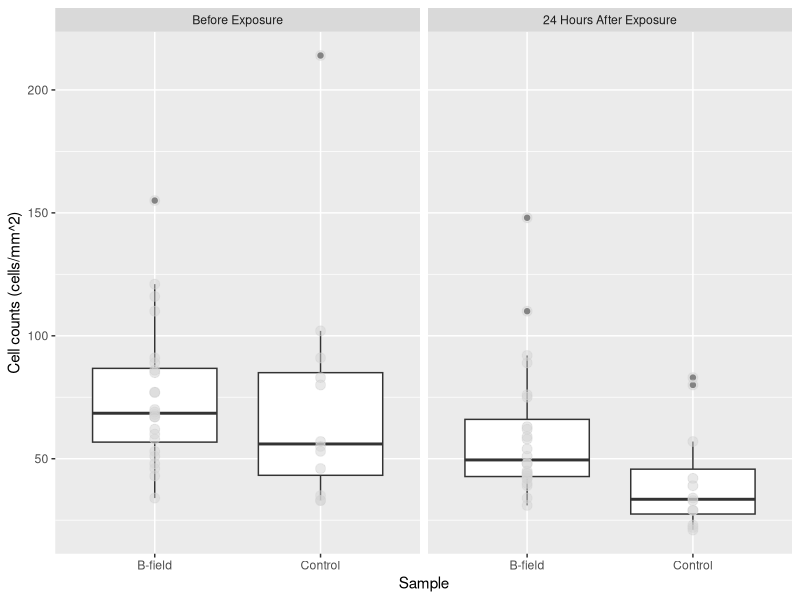
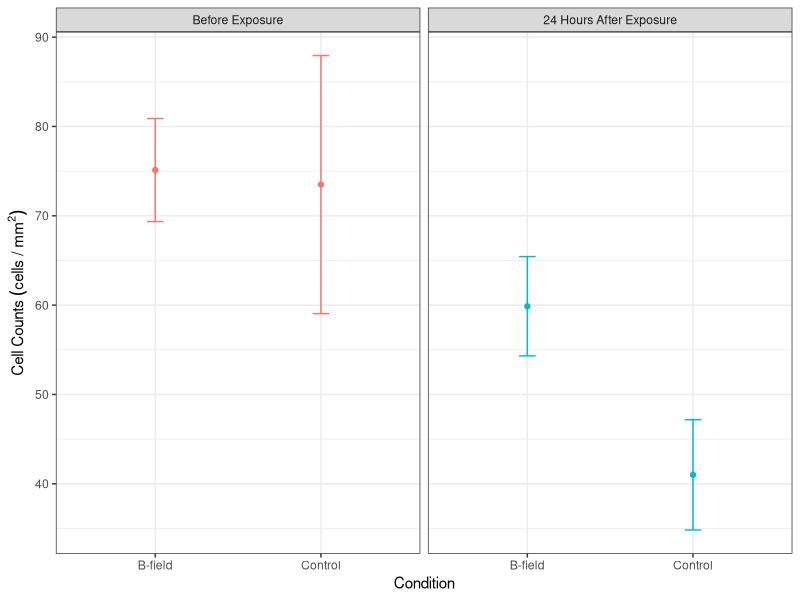

Write R code to recreate these figures, in order. (Note: this script raises an error after producing the figures.)
## ---- chunk 1
# clear the environment window
rm(list = ls())

# include the libraries that we need
library(ggplot2)
library(dplyr)
library(here)
library(lubridate)
library(ggfortify)
## ---- chunk 2
cells <- read.csv(here("Data", "Cellcountdata_11-16_11-18.csv"), stringsAsFactors = TRUE)
## ---- chunk 3
#cells <- cells %>% mutate(Condition = recode(cells$Condition, "Control" = 'Control', "B-Field" = 'Magnetic Field'))

# relevel the data to put the control first
#cells<- mutate(cells, Condition = relevel(Condition, ref = "Control"))

levels(cells$Condition)
## ---- chunk 4
# reassign the values of the different EMF conditions to combine them
cells <- cells %>% mutate(Exposure = recode(cells$Date, "11/17/2022" = '24 Hours After Exposure', "11/16/2022" = 'Before Exposure'))

# relevel the data to put the before exposure first
cells<- mutate(cells, Exposure = relevel(Exposure, ref = "Before Exposure"))


# make a box plot of the data
ggplot(cells, aes(x = Condition, y = Cells)) +
geom_boxplot()+
  geom_point(size = 3, colour = 'lightgrey', alpha = 0.5)+
  facet_wrap(~Exposure)+
  xlab("Sample") +
  ylab("Cell counts (cells/mm^2)")
## ---- chunk 5
# find the means of the cell counts and put them in a new table
# find the means of the cell counts and put them in a new table
mean_counts <- cells %>% group_by(Condition,Exposure) %>% summarise(
  meancounts = mean(Cells),
  secounts = sd(Cells)/sqrt(sum(!is.na(Cells))                                                             ))
## ---- chunk 6
# create scatterplot with error bars
ggplot(mean_counts, aes(Condition, meancounts, color = Exposure))+
     geom_point()+
     geom_line()+
     geom_errorbar(aes(ymin = meancounts - secounts,
                       ymax = meancounts + secounts), width = 0.1)+
    theme_bw()+
    facet_wrap(~Exposure)+
    theme(legend.position="none")+
    xlab("Condition")+
    ylab(expression(Cell~Counts~(cells~"/"~mm^2)))
## ---- chunk 7
# filter based on exposure
before <- cells %>% filter(Exposure == "Before Exposure")

after <- cells %>% filter(Exposure == "After Exposure")
  
  
# perform two sample t test
t.test(Cells ~ Condition, data = before)

t.test(Cells ~ Condition, data = after)
## ---- chunk 8
# create scatter plot with error bars
ggplot(mean_counts, aes(Exposure, meancounts, color = Condition, group = Condition))+
     geom_point()+
     geom_line()+
     geom_errorbar(aes(ymin = meancounts - secounts,
                       ymax = meancounts + secounts), width = 0.1)+
    theme_bw()+
    #theme(legend.position="none")+
    xlab("Count")+
    ylab(expression(Cell~Counts~(cells~"/"~mm^2)))
